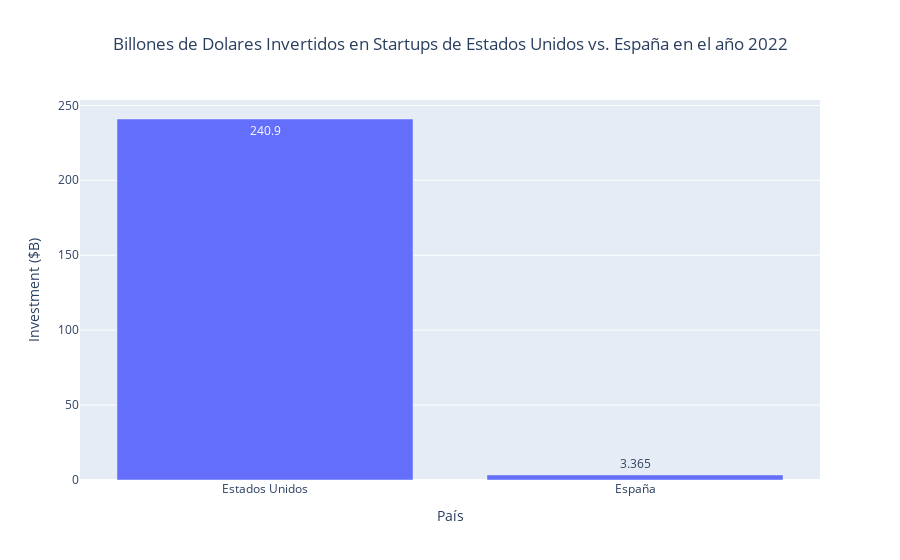

Notebook code cell kept with this figure:
### Code cell
# Creamos un gráfico de barras con Plotly
fig = px.bar(df_inves_comp, x='Country', y='Investment ($B)', text='Investment ($B)',
             labels={'Country': 'País', 'Count': 'Número de Startups'},
             title='Billones de Dolares Invertidos en Startups de Estados Unidos vs. España en el año 2022',
             color_discrete_sequence=px.colors.qualitative.Plotly)

# Centramos el texto del título de la gráfica
fig.update_layout(title_x=0.5)

# Mostramos el gráfico
fig.show()

### Figure 1 — Plotly figure (JSON) as saved in the notebook; plotly's stock layout.template omitted (floating-point values rounded to 4 significant figures)
{"data": [{"alignmentgroup": "True", "hovertemplate": "País=%{x}<br>Investment ($B)=%{text}<extra></extra>", "legendgroup": "", "marker": {"color": "#636EFA", "pattern": {"shape": ""}}, "name": "", "offsetgroup": "", "orientation": "v", "showlegend": false, "text": [240.9, 3.365], "textposition": "auto", "type": "bar", "x": ["Estados Unidos", "España"], "xaxis": "x", "y": [240.9, 3.365], "yaxis": "y"}], "layout": {"barmode": "relative", "legend": {"tracegroupgap": 0}, "title": {"text": "Billones de Dolares Invertidos en Startups de Estados Unidos vs. España en el año 2022", "x": 0.5}, "xaxis": {"anchor": "y", "domain": [0, 1], "title": {"text": "País"}}, "yaxis": {"anchor": "x", "domain": [0, 1], "title": {"text": "Investment ($B)"}}}}
